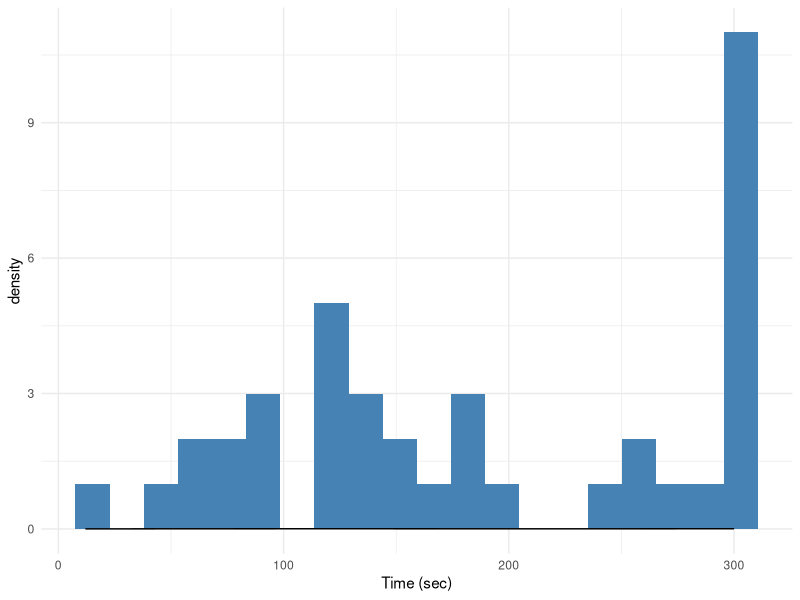

Recreate this plot in R.
## ---- chunk 1
library(tidyverse)
## ---- chunk 2
mini <- read_csv("data/mini_times.csv")
## ---- chunk 3
ggplot(data = mini, 
       aes(x = `Time (sec)`)) +
  geom_histogram(bins = 20, fill = "steelblue") +
  geom_density()+
  theme_minimal()

